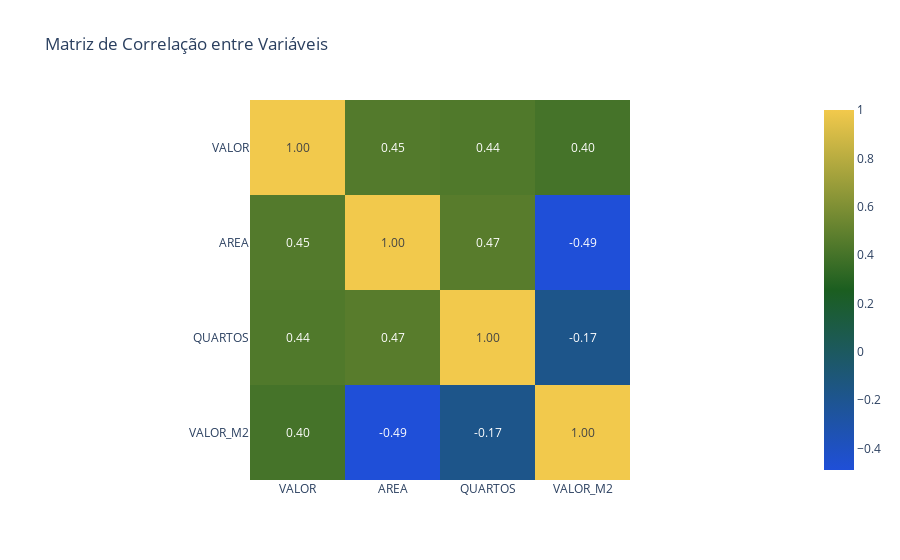

The code cell stored with this chart in its notebook:
### Markdown cell above
#### Análise de correlação entre variáveis

Após o tratamento dos valores atípicos, a próxima etapa consiste em avaliar a relação entre as variáveis numéricas do conjunto de dados. A análise de correlação permite identificar associações lineares relevantes, auxiliando na compreensão de quais fatores exercem maior influência sobre o valor dos imóveis.

Além da matriz de correlação, serão utilizados gráficos de dispersão `(scatterplots)` para visualizar essas relações de forma mais intuitiva, possibilitando a identificação de padrões, tendências e possíveis heterogeneidades entre os dados.

### Code cell
# Matriz de correlação (Apenas variaveis numericas)

cols_corr = ['VALOR','AREA', 'QUARTOS', 'VALOR_M2']
corr = df_modelo[cols_corr].corr()

fig = px.imshow(
    corr,
    text_auto='.2f',
    color_continuous_scale=[
        PALETA_BRASILIA['azul'],
        PALETA_BRASILIA['verde'],
        PALETA_BRASILIA['amarelo']
    ],
    title='Matriz de Correlação entre Variáveis'
)

fig.update_layout(
    plot_bgcolor='white'
)

fig.show()

### Figure 1 — Plotly figure (JSON) as saved in the notebook; plotly's stock layout.template omitted (floating-point values rounded to 4 significant figures)
{"data": [{"coloraxis": "coloraxis", "hovertemplate": "x: %{x}<br>y: %{y}<br>color: %{z}<extra></extra>", "name": "0", "texttemplate": "%{z:.2f}", "type": "heatmap", "x": ["VALOR", "AREA", "QUARTOS", "VALOR_M2"], "xaxis": "x", "y": ["VALOR", "AREA", "QUARTOS", "VALOR_M2"], "yaxis": "y", "z": [[1.0, 0.4503, 0.4399, 0.4003], [0.4503, 1.0, 0.4665, -0.4898], [0.4399, 0.4665, 1.0, -0.1743], [0.4003, -0.4898, -0.1743, 1.0]]}], "layout": {"coloraxis": {"colorscale": [[0, "#1F4FD8"], [0.5, "#1B5E20"], [1, "#F2C94C"]]}, "plot_bgcolor": "white", "title": {"text": "Matriz de Correlação entre Variáveis"}, "xaxis": {"anchor": "y", "constrain": "domain", "domain": [0, 1], "scaleanchor": "y"}, "yaxis": {"anchor": "x", "autorange": "reversed", "constrain": "domain", "domain": [0, 1]}}}
